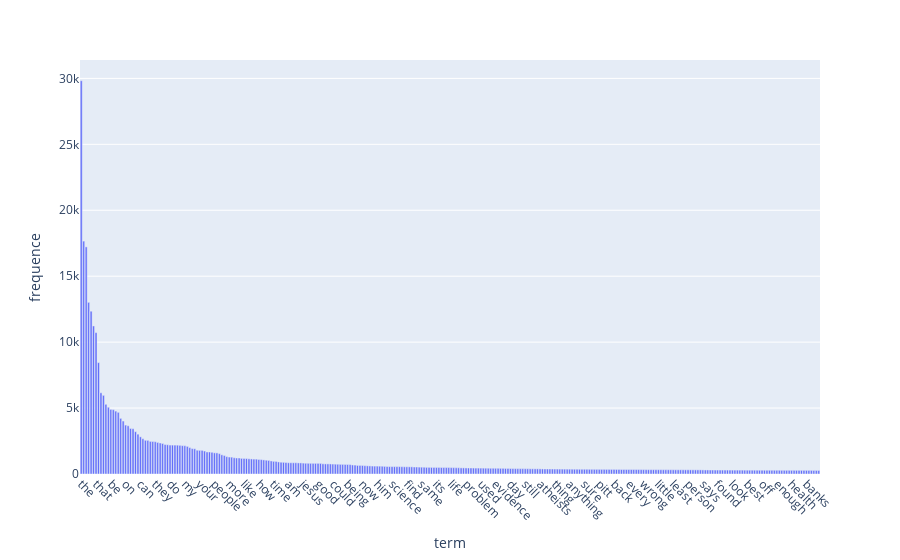

Notebook cell for this chart:
### Markdown cell above
### >>> **Exercise 14 (take home):** 
Additionally, you can attempt to sort the terms on the `x-axis` by frequency instead of in alphabetical order. This way the visualization is more meaninfgul and you will be able to observe the so called [long tail](https://en.wikipedia.org/wiki/Long_tail) (get familiar with this term since it will appear a lot in data mining and other statistics courses). see picture below

![alt txt](https://upload.wikimedia.org/wikipedia/commons/thumb/8/8a/Long_tail.svg/1000px-Long_tail.svg.png)

### Code cell
# Answer here
term_frequencies = np.asarray(X_counts.sum(axis=0))[0]
top_idx=np.argsort(-term_frequencies )[:300]

df=pd.DataFrame({"term":count_vect.get_feature_names_out()[top_idx],
                  "frequence":term_frequencies[top_idx]})
g=px.bar(df,x="term",y="frequence")
g.update_traces(textposition="outside")
g.update_layout(xaxis_tickangle=45)
g.show()

### Figure 1 — Plotly figure (JSON) as saved in the notebook; plotly's stock layout.template omitted (floating-point values rounded to 4 significant figures; data arrays with more than 128 entries replaced by an {"elided": "..."} marker saying what was removed)
{"data": [{"hovertemplate": "term=%{x}<br>frequence=%{y}<extra></extra>", "legendgroup": "", "marker": {"color": "#636efa", "pattern": {"shape": ""}}, "name": "", "orientation": "v", "showlegend": false, "textposition": "outside", "type": "bar", "x": {"elided": "300 str values"}, "xaxis": "x", "y": {"elided": "300 int values"}, "yaxis": "y"}], "layout": {"barmode": "relative", "legend": {"tracegroupgap": 0}, "margin": {"t": 60}, "xaxis": {"anchor": "y", "domain": [0, 1], "tickangle": 45, "title": {"text": "term"}}, "yaxis": {"anchor": "x", "domain": [0, 1], "title": {"text": "frequence"}}}}
